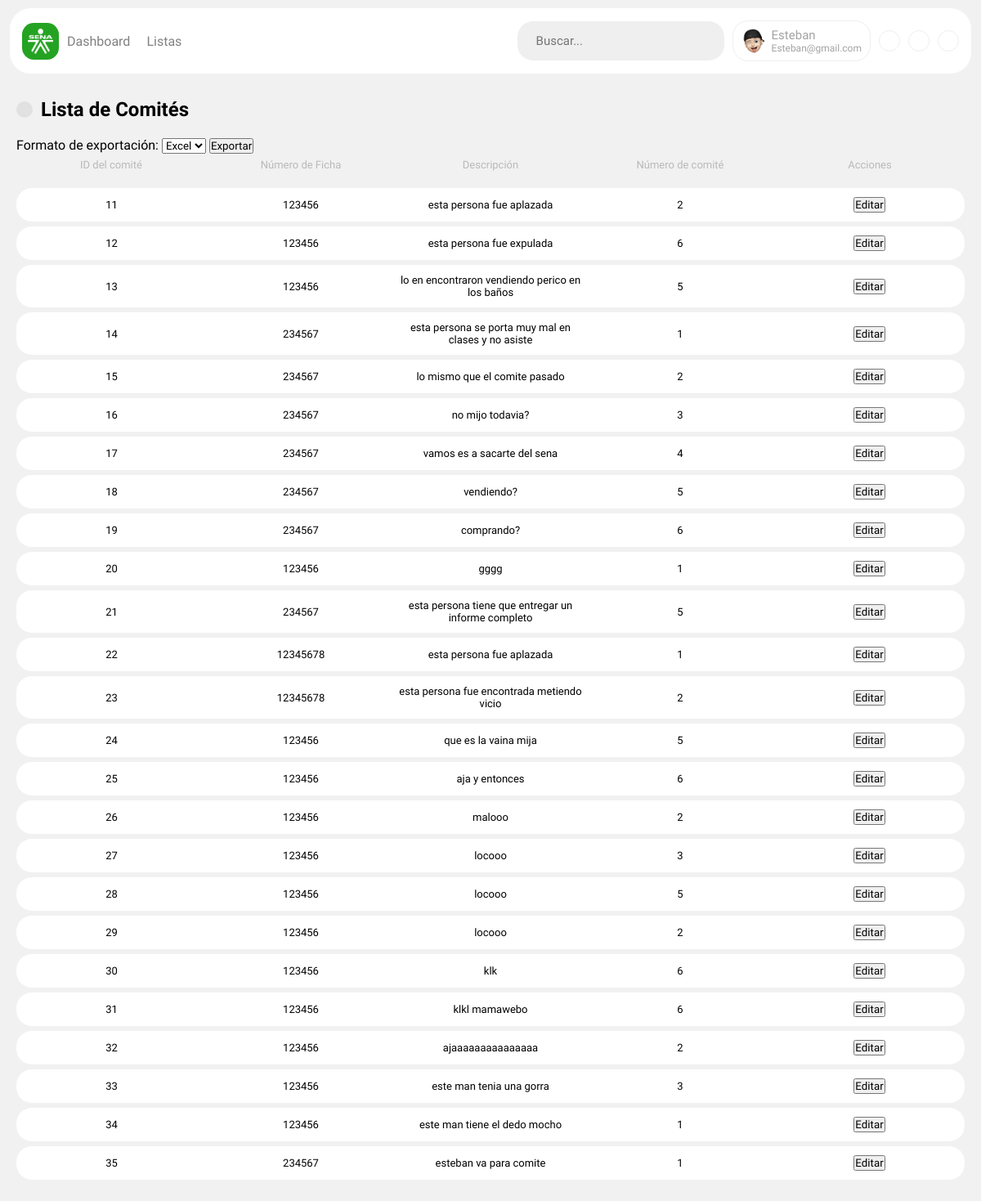
/views/lista_comite.php (signed in), run on the app's committed database.
### tables this page shows
CREATE TABLE `comite` (
  `id` int(11) NOT NULL,
  `id_aprendiz` int(11) NOT NULL,
  `id_ficha` int(11) NOT NULL,
  `descripcion` text NOT NULL,
  `num` int(11) NOT NULL
);

CREATE TABLE `ficha` (
  `ID_Ficha` int(11) NOT NULL,
  `Numero_Ficha` int(20) NOT NULL,
  `Nombre_Ficha` varchar(255) NOT NULL,
  `modalidad_id` int(11) DEFAULT NULL,
  `formacion_id` int(11) DEFAULT NULL,
  `centro_id` int(11) DEFAULT NULL
);

### views/lista_comite.php (the view, shortened to what this page needs)
<?php
include("../model/config.php");
$result = null;
$id_aprendiz = null;
$nombre_aprendiz = "";
if ($id_aprendiz !== null) {
    $query = "SELECT comite.*, ficha.Numero_Ficha FROM comite
              JOIN ficha ON comite.id_ficha = ficha.ID_Ficha
              WHERE id_aprendiz = ?";
    $stmt = $con->prepare($query);
    $stmt->bind_param("i", $id_aprendiz);
    $stmt->execute();
    $result = $stmt->get_result();
} else {
    $query = "SELECT comite.*, ficha.Numero_Ficha FROM comite
              JOIN ficha ON comite.id_ficha = ficha.ID_Ficha";
    $result = $con->query($query);
}
?>
<!DOCTYPE html>
<html lang="es">
<head>
    <link rel="stylesheet" href="../static/style/tablas.css">
    <link rel="stylesheet" href="../static/style/modal.css">
</head>
<body>
    <?php include '../components/menu.php'; ?>
    <section>
        <div class='title-accion'>
            <div>
                <button type="button" id="openAddComiteModal" class="agregar">
                </button>
            </div>
            <h1>Lista de Comités <?php echo $nombre_aprendiz ? 'para ' . htmlspecialchars($nombre_aprendiz) : ''; ?></h1>
        </div>
        <form action="exportar_comite.php" method="post">
            <label for="formato">Formato de exportación:</label>
            <select name="formato" id="formato">
                <option value="excel">Excel</option>
            </select>
            <button type="submit">Exportar</button>
        </form>
        <table id='table'>
            <thead>
                <tr>
                    <th>ID del comité</th>
                    <th>Número de Ficha</th>
                    <th>Descripción</th>
                    <th>Número de comité</th>
                    <th>Acciones</th>
                </tr>
            </thead>
            <tbody>
                <?php if ($result->num_rows > 0): ?>
                    <?php while ($row = $result->fetch_assoc()): ?>
                        <tr class='fila'>
                            <td><?= htmlspecialchars($row['id']) ?></td>
                            <td><?= htmlspecialchars($row['Numero_Ficha']) ?></td>
                            <td><?= htmlspecialchars($row['descripcion']) ?></td>
                            <td><?= htmlspecialchars($row['num']) ?></td>
                            <td>
                            <button type="button" class="btn btn-warning" onclick="editarComite(<?= htmlspecialchars($row['id']) ?>)">Editar</button>
                            </td>
                        </tr>
                    <?php endwhile; ?>
                <?php else: ?>
                    <tr>
                        <td colspan="6">No hay comités disponibles</td>
                    </tr>
                <?php endif; ?>
            </tbody>
        </table>
    </section>
</body>
</html>

### static/style/tablas.css (style rules this page uses)
.title-accion { display: flex; align-items: center; align-content: center; margin-bottom: 20px; }
.title-accion div { display: flex; }
table { width: 100%; table-layout: fixed; border-collapse: separate; border-spacing: 0px 6px; }
table thead th { font-weight: 400; color: rgb(185, 185, 185); font-size: 13px; text-align: center; padding-bottom: 15px; }
table td { padding: 10px 2px; text-align: center; border-top: 1px solid #dddddd00; border-bottom: 1px solid #dddddd00; background-color: #ffffff; font-size: 13px; }
.fila td:first-child { border-top-left-radius: 1.2rem; border-bottom-left-radius: 1.2rem; border-left: 1px solid #dddddd00; }
.fila td:nth-last-child(1) { border-top-right-radius: 1.2rem; border-bottom-right-radius: 1.2rem; border-right: 1px solid #dddddd00; }
.agregar { background-color: rgb(225, 225, 225); color: #7a7a7a; outline: none; border: none; gap: 7px; cursor: pointer; padding: 10px; border-radius: 0.9rem; display: flex; align-items: center; align-content: center; margin-right: 10px; transition: box-shadow 0.3s ease-in-out, background-color 0.3s ease-in-out; }

### static/style/menu.css (style rules this page uses)
* { font-family: "Urbanist", sans-serif; list-style-type: none; text-decoration: none; box-sizing: border-box; margin: 0; padding: 0; }
body { background-color: #f1f1f1; }
section { padding: 20px; }

### static/style/oscuro.css (style rules this page uses)
body { transition: background-color 0.5s ease; }

### data on the page
comite: id "11", id_ficha.Numero_Ficha "123456", descripcion "esta persona fue aplazada", num "2"
comite: id "12", id_ficha.Numero_Ficha "123456", descripcion "esta persona fue expulada", num "6"
comite: id "13", id_ficha.Numero_Ficha "123456", descripcion "lo en encontraron vendiendo perico en los baños", num "5"
comite: id "14", id_ficha.Numero_Ficha "234567", descripcion "esta persona se porta muy mal en clases y no asiste", num "1"
comite: id "15", id_ficha.Numero_Ficha "234567", descripcion "lo mismo que el comite pasado", num "2"
comite: id "16", id_ficha.Numero_Ficha "234567", descripcion "no mijo todavia?", num "3"
comite: id "17", id_ficha.Numero_Ficha "234567", descripcion "vamos es a sacarte del sena", num "4"
comite: id "18", id_ficha.Numero_Ficha "234567", descripcion "vendiendo?", num "5"
comite: id "19", id_ficha.Numero_Ficha "234567", descripcion "comprando?", num "6"
comite: id "20", id_ficha.Numero_Ficha "123456", descripcion "gggg", num "1"
comite: id "21", id_ficha.Numero_Ficha "234567", descripcion "esta persona tiene que entregar un informe completo", num "5"
comite: id "22", id_ficha.Numero_Ficha "12345678", descripcion "esta persona fue aplazada", num "1"
comite: id "23", id_ficha.Numero_Ficha "12345678", descripcion "esta persona fue encontrada metiendo vicio", num "2"
comite: id "24", id_ficha.Numero_Ficha "123456", descripcion "que es la vaina mija", num "5"
comite: id "25", id_ficha.Numero_Ficha "123456", descripcion "aja y entonces", num "6"
comite: id "26", id_ficha.Numero_Ficha "123456", descripcion "malooo", num "2"
comite: id "27", id_ficha.Numero_Ficha "123456", descripcion "locooo", num "3"
comite: id "28", id_ficha.Numero_Ficha "123456", descripcion "locooo", num "5"
comite: id "29", id_ficha.Numero_Ficha "123456", descripcion "locooo", num "2"
comite: id "30", id_ficha.Numero_Ficha "123456", descripcion "klk", num "6"
comite: id "31", id_ficha.Numero_Ficha "123456", descripcion "klkl mamawebo", num "6"
comite: id "32", id_ficha.Numero_Ficha "123456", descripcion "ajaaaaaaaaaaaaaaa", num "2"
comite: id "33", id_ficha.Numero_Ficha "123456", descripcion "este man tenia una gorra", num "3"
comite: id "34", id_ficha.Numero_Ficha "123456", descripcion "este man tiene el dedo mocho", num "1"
comite: id "35", id_ficha.Numero_Ficha "234567", descripcion "esteban va para comite", num "1"

### other printed values
$res_Uname "Esteban"
$res_Email "Esteban@gmail.com"
